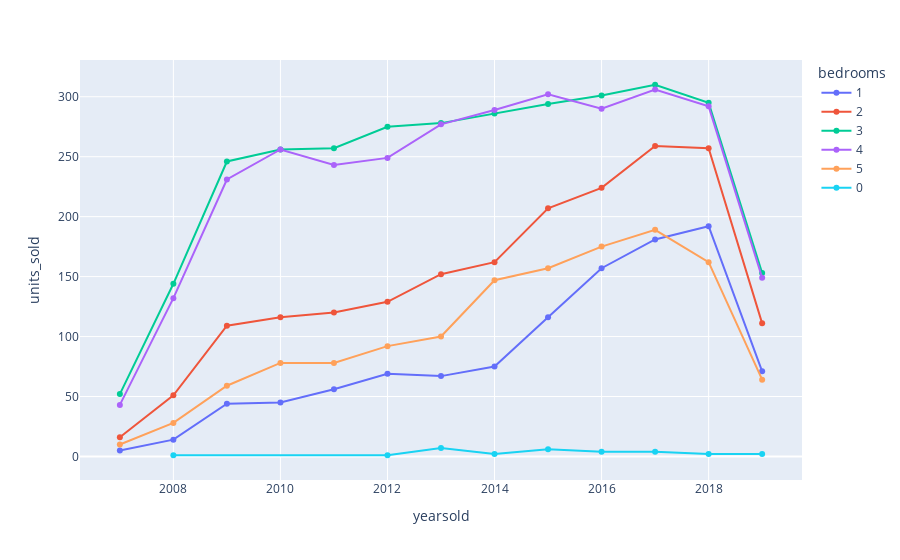

Notebook code cell kept with this figure:
### Code cell
q5=pd.DataFrame(df2.groupby(['yearsold','bedrooms'])['datesold'].nunique()).rename(columns={'datesold':'units_sold'}).reset_index()

px.line(q5,x='yearsold',y='units_sold',color='bedrooms',render_mode='auto',markers=True)

### Figure 1 — Plotly figure (JSON) as saved in the notebook; plotly's stock layout.template omitted (floating-point values rounded to 4 significant figures)
{"data": [{"hovertemplate": "bedrooms=1<br>yearsold=%{x}<br>units_sold=%{y}<extra></extra>", "legendgroup": "1", "line": {"color": "#636efa", "dash": "solid"}, "marker": {"symbol": "circle"}, "mode": "markers+lines", "name": "1", "orientation": "v", "showlegend": true, "type": "scatter", "x": [2007, 2008, 2009, 2010, 2011, 2012, 2013, 2014, 2015, 2016, 2017, 2018, 2019], "xaxis": "x", "y": [5, 14, 44, 45, 56, 69, 67, 75, 116, 157, 181, 192, 71], "yaxis": "y"}, {"hovertemplate": "bedrooms=2<br>yearsold=%{x}<br>units_sold=%{y}<extra></extra>", "legendgroup": "2", "line": {"color": "#EF553B", "dash": "solid"}, "marker": {"symbol": "circle"}, "mode": "markers+lines", "name": "2", "orientation": "v", "showlegend": true, "type": "scatter", "x": [2007, 2008, 2009, 2010, 2011, 2012, 2013, 2014, 2015, 2016, 2017, 2018, 2019], "xaxis": "x", "y": [16, 51, 109, 116, 120, 129, 152, 162, 207, 224, 259, 257, 111], "yaxis": "y"}, {"hovertemplate": "bedrooms=3<br>yearsold=%{x}<br>units_sold=%{y}<extra></extra>", "legendgroup": "3", "line": {"color": "#00cc96", "dash": "solid"}, "marker": {"symbol": "circle"}, "mode": "markers+lines", "name": "3", "orientation": "v", "showlegend": true, "type": "scatter", "x": [2007, 2008, 2009, 2010, 2011, 2012, 2013, 2014, 2015, 2016, 2017, 2018, 2019], "xaxis": "x", "y": [52, 144, 246, 256, 257, 275, 278, 286, 294, 301, 310, 295, 153], "yaxis": "y"}, {"hovertemplate": "bedrooms=4<br>yearsold=%{x}<br>units_sold=%{y}<extra></extra>", "legendgroup": "4", "line": {"color": "#ab63fa", "dash": "solid"}, "marker": {"symbol": "circle"}, "mode": "markers+lines", "name": "4", "orientation": "v", "showlegend": true, "type": "scatter", "x": [2007, 2008, 2009, 2010, 2011, 2012, 2013, 2014, 2015, 2016, 2017, 2018, 2019], "xaxis": "x", "y": [43, 132, 231, 256, 243, 249, 277, 289, 302, 290, 306, 292, 149], "yaxis": "y"}, {"hovertemplate": "bedrooms=5<br>yearsold=%{x}<br>units_sold=%{y}<extra></extra>", "legendgroup": "5", "line": {"color": "#FFA15A", "dash": "solid"}, "marker": {"symbol": "circle"}, "mode": "markers+lines", "name": "5", "orientation": "v", "showlegend": true, "type": "scatter", "x": [2007, 2008, 2009, 2010, 2011, 2012, 2013, 2014, 2015, 2016, 2017, 2018, 2019], "xaxis": "x", "y": [10, 28, 59, 78, 78, 92, 100, 147, 157, 175, 189, 162, 64], "yaxis": "y"}, {"hovertemplate": "bedrooms=0<br>yearsold=%{x}<br>units_sold=%{y}<extra></extra>", "legendgroup": "0", "line": {"color": "#19d3f3", "dash": "solid"}, "marker": {"symbol": "circle"}, "mode": "markers+lines", "name": "0", "orientation": "v", "showlegend": true, "type": "scatter", "x": [2008, 2012, 2013, 2014, 2015, 2016, 2017, 2018, 2019], "xaxis": "x", "y": [1, 1, 7, 2, 6, 4, 4, 2, 2], "yaxis": "y"}], "layout": {"autosize": true, "legend": {"title": {"text": "bedrooms"}, "tracegroupgap": 0}, "margin": {"t": 60}, "xaxis": {"anchor": "y", "autorange": true, "domain": [0, 1], "range": [2006.0, 2020.0], "title": {"text": "yearsold"}, "type": "linear"}, "yaxis": {"anchor": "x", "autorange": true, "domain": [0, 1], "range": [-22.93, 333.9], "title": {"text": "units_sold"}, "type": "linear"}}}
